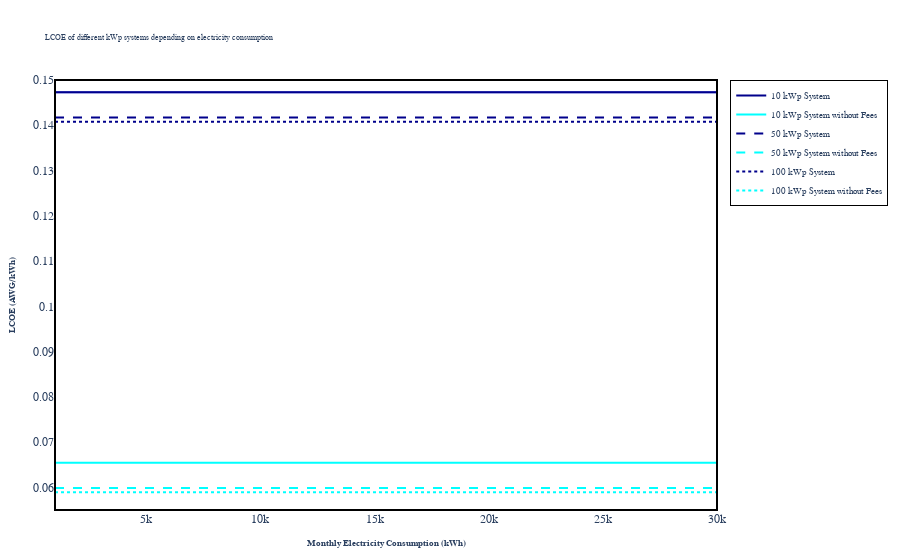

The code cell stored with this chart in its notebook:
### Code cell
LCOE_graph(x_range=np.linspace(1000, 30000, 1000))

### Figure 1 — Plotly figure (JSON) as saved in the notebook; plotly's stock layout.template omitted (floating-point values rounded to 4 significant figures; data arrays with more than 128 entries replaced by an {"elided": "..."} marker saying what was removed)
{"data": [{"hovertemplate": "Monthly Electricity Consumption (kWh)=%{x}<br>LCOE (kWh/AWG)=%{y}<extra></extra>", "legendgroup": "", "line": {"color": "#636efa", "dash": "solid"}, "marker": {"symbol": "circle"}, "mode": "lines", "name": "", "orientation": "v", "showlegend": false, "type": "scatter", "x": {"elided": "1000 float values"}, "xaxis": "x", "y": {"elided": "1000 float values"}, "yaxis": "y"}, {"line": {"color": "darkblue", "dash": "solid"}, "mode": "lines", "name": "10 kWp System", "type": "scatter", "x": {"elided": "1000 float values"}, "y": {"elided": "1000 float values"}}, {"line": {"color": "cyan", "dash": "solid"}, "mode": "lines", "name": "10 kWp System without Fees", "type": "scatter", "x": {"elided": "1000 float values"}, "y": {"elided": "1000 float values"}}, {"line": {"color": "darkblue", "dash": "dash"}, "mode": "lines", "name": "50 kWp System", "type": "scatter", "x": {"elided": "1000 float values"}, "y": {"elided": "1000 float values"}}, {"line": {"color": "cyan", "dash": "dash"}, "mode": "lines", "name": "50 kWp System without Fees", "type": "scatter", "x": {"elided": "1000 float values"}, "y": {"elided": "1000 float values"}}, {"line": {"color": "darkblue", "dash": "dot"}, "mode": "lines", "name": "100 kWp System", "type": "scatter", "x": {"elided": "1000 float values"}, "y": {"elided": "1000 float values"}}, {"line": {"color": "cyan", "dash": "dot"}, "mode": "lines", "name": "100 kWp System without Fees", "type": "scatter", "x": {"elided": "1000 float values"}, "y": {"elided": "1000 float values"}}], "layout": {"font": {"family": "Arial", "size": 6}, "legend": {"bgcolor": "rgba(255, 255, 255, 0.8)", "bordercolor": "black", "borderwidth": 1, "font": {"size": 9}, "title": {"text": ""}, "tracegroupgap": 0}, "margin": {"b": 50, "l": 50, "r": 50, "t": 80}, "paper_bgcolor": "white", "plot_bgcolor": "white", "shapes": [{"line": {"color": "black", "width": 2}, "type": "rect", "x0": 0, "x1": 1, "xref": "paper", "y0": 0, "y1": 1, "yref": "paper"}], "title": {"text": "LCOE of different kWp systems depending on electricity consumption"}, "xaxis": {"anchor": "y", "domain": [0, 1], "tickfont": {"family": "Arial", "size": 12}, "title": {"font": {"family": "Arial", "size": 9}, "text": "<b>Monthly Electricity Consumption (kWh)</b>"}}, "yaxis": {"anchor": "x", "domain": [0, 1], "range": [0.055, 0.15], "tickfont": {"family": "Arial", "size": 12}, "title": {"font": {"family": "Arial", "size": 9}, "text": "<b>LCOE (AWG/kWh)</b>"}}}}
